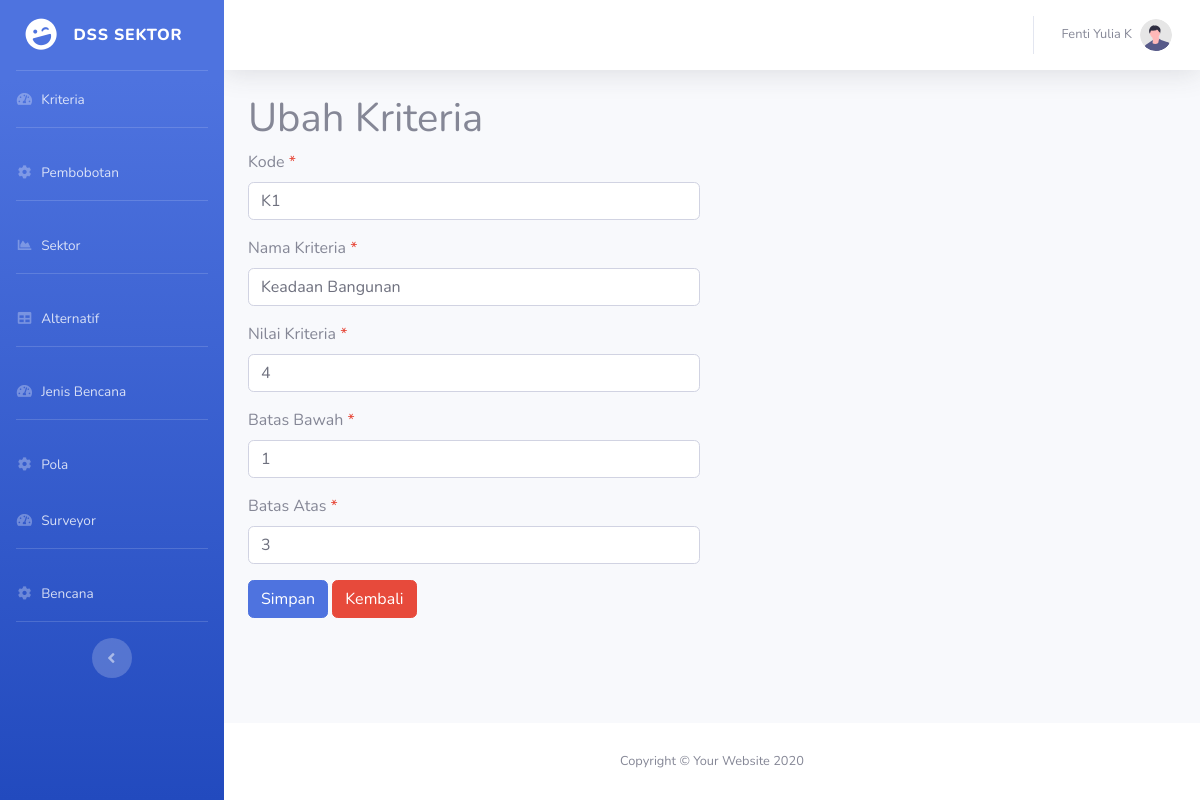
Page /?m=kriteria_ubah&ID=1 on the committed database.
### tables this page shows
CREATE TABLE `tb_kriteria` (
  `id_kriteria` int(11) NOT NULL,
  `kode_kriteria` varchar(16) DEFAULT NULL,
  `nama_kriteria` varchar(255) DEFAULT NULL,
  `nilai_kriteria` int(11) DEFAULT NULL,
  `bb` int(11) DEFAULT NULL,
  `ba` int(11) DEFAULT NULL
);

### config.php (called while the page is built)
<?php
$config["server"] = 'localhost';
$config["username"] = 'root';
$config["password"] = '';
$config["database_name"] = 'nn_topsis';

### functions.php (called while the page is built, shortened)
<?php
include 'config.php';
include 'includes/db.php';
$db = new DB($config['server'], $config['username'], $config['password'], $config['database_name']);
function set_value($key = null, $default = null)
{
    return $default;
}

### includes/db.php (called while the page is built, shortened)
<?php
class DB
{
    var $conn = null;
    public function __construct($host, $username, $passwd, $dbname)
    {
        $this->conn = mysqli_connect($host, $username, $passwd, $dbname);
    }
    public function query($sql)
    {
        $query = mysqli_query($this->conn, $sql) or die('<pre>Error mysqli_query: ' . mysqli_error($this->conn) . '<br />' . $sql . '</pre>');
        return $query;
    }
    public function get_row($sql)
    {
        $query = $this->query($sql);
        return mysqli_fetch_object($query);
    }
}

### kriteria_ubah.php (the view, shortened to what this page needs)
<?php
$row = $db->get_row("SELECT * FROM tb_kriteria WHERE id_kriteria='$_GET[ID]'");
?>
<div class="page-header">
    <h1>Ubah Kriteria</h1>
</div>
<div class="row">
    <div class="col-sm-6">
        <form method="post">
            <div class="form-group">
                <label>Kode <span class="text-danger">*</span></label>
                <input class="form-control" type="text" name="kode_kriteria" value="<?= set_value('kode_kriteria', $row->kode_kriteria) ?>" />
            </div>
            <div class="form-group">
                <label>Nama Kriteria <span class="text-danger">*</span></label>
                <input class="form-control" type="text" name="nama_kriteria" value="<?= set_value('nama_kriteria', $row->nama_kriteria) ?>" />
            </div>
            <div class="form-group">
                <label>Nilai Kriteria <span class="text-danger">*</span></label>
                <input class="form-control" type="text" name="nilai_kriteria" value="<?= set_value('nilai_kriteria', $row->nilai_kriteria) ?>" />
            </div>
            <div class="form-group">
                <label>Batas Bawah <span class="text-danger">*</span></label>
                <input class="form-control" type="text" name="bb" value="<?= set_value('bb', $row->bb) ?>" />
            </div>
            <div class="form-group">
                <label>Batas Atas <span class="text-danger">*</span></label>
                <input class="form-control" type="text" name="ba" value="<?= set_value('ba', $row->ba) ?>" />
            </div>
            <div class="form-group">
                <button class="btn btn-primary"><span class="glyphicon glyphicon-save"></span> Simpan</button>
                <a class="btn btn-danger" href="?m=kriteria"><span class="glyphicon glyphicon-arrow-left"></span> Kembali</a>
            </div>
        </form>
    </div>
</div>

### rows in the picture
tb_kriteria: kode_kriteria "K1", nama_kriteria "Keadaan Bangunan", nilai_kriteria "4", bb "1", ba "3"
